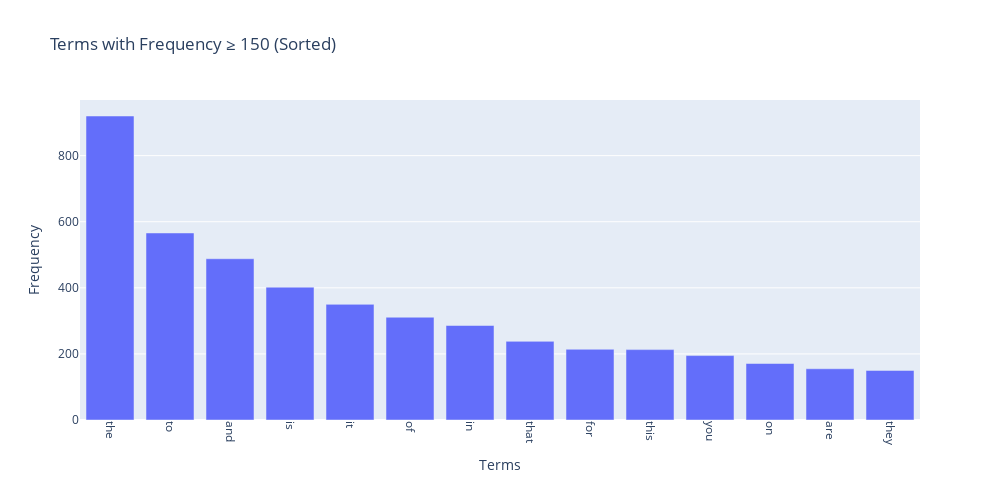

This figure's notebook cell:
### Markdown cell above
### Exercise 14
Additionally, you can attempt to sort the terms on the `x-axis` by frequency instead of in alphabetical order. This way the visualization is more meaninfgul and you will be able to observe the so called [long tail](https://en.wikipedia.org/wiki/Long_tail) (get familiar with this term since it will appear a lot in data mining and other statistics courses).

### Code cell
threshold = 150 # Using a threshold of 150 to filter out less frequent terms
mask = term_frequencies >= threshold
filtered_terms = count_vect.get_feature_names_out()[mask]
filtered_freqs = term_frequencies[mask]
# Sort by frequency (descending)
sorted_indices = np.argsort(filtered_freqs)[::-1]
sorted_terms = filtered_terms[sorted_indices]
sorted_freqs = filtered_freqs[sorted_indices]

fig = px.bar(x=sorted_terms, y=sorted_freqs, labels={'x': 'Terms', 'y': 'Frequency'}, title=f'Terms with Frequency ≥ {threshold} (Sorted)')
fig.update_xaxes(tickangle=90)
fig.update_layout(width=1000, height=500)
fig.show()

### Figure 1 — Plotly figure (JSON) as saved in the notebook; plotly's stock layout.template omitted (floating-point values rounded to 4 significant figures)
{"data": [{"hovertemplate": "Terms=%{x}<br>Frequency=%{y}<extra></extra>", "legendgroup": "", "marker": {"color": "#636efa", "pattern": {"shape": ""}}, "name": "", "orientation": "v", "showlegend": false, "textposition": "auto", "type": "bar", "x": ["the", "to", "and", "is", "it", "of", "in", "that", "for", "this", "you", "on", "are", "they"], "xaxis": "x", "y": [920, 566, 488, 402, 350, 311, 286, 238, 214, 213, 195, 171, 155, 150], "yaxis": "y"}], "layout": {"barmode": "relative", "height": 500, "legend": {"tracegroupgap": 0}, "title": {"text": "Terms with Frequency ≥ 150 (Sorted)"}, "width": 1000, "xaxis": {"anchor": "y", "domain": [0, 1], "tickangle": 90, "title": {"text": "Terms"}}, "yaxis": {"anchor": "x", "domain": [0, 1], "title": {"text": "Frequency"}}}}
